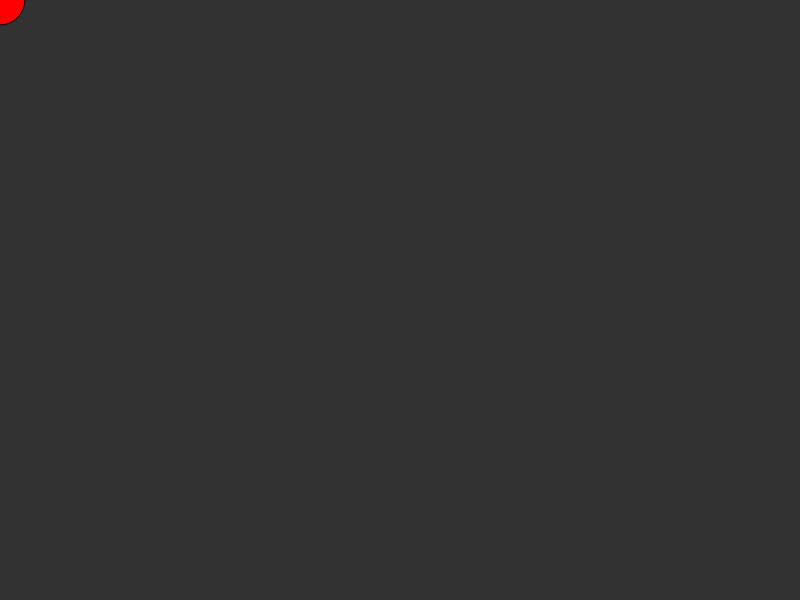
Frame 1 (no input)
Frame 60 (no input): identical to frame 1, image omitted
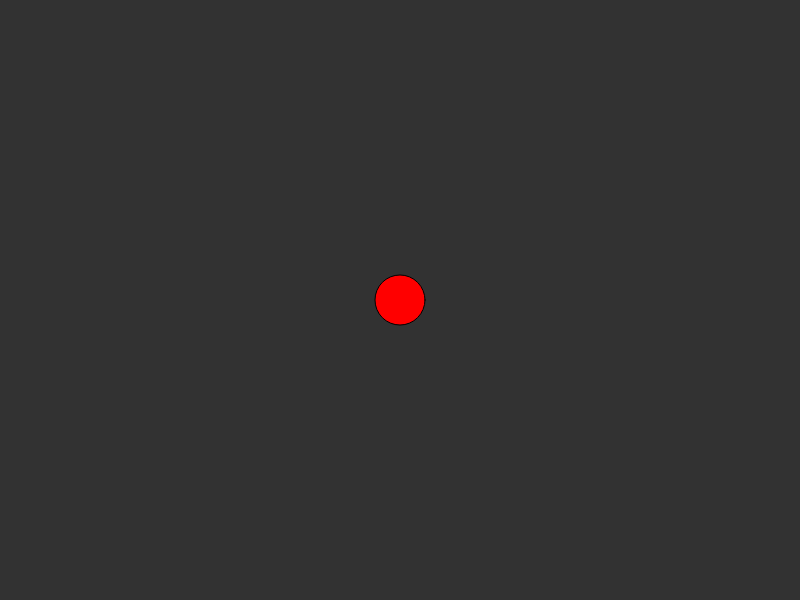
Frame 120 (the mouse pressed at the canvas centre since frame 60)

The p5.js sketch that drew these frames (run headless with seeded random() and noise() and a simulated clock; from frame 60 on, the mouse is pressed at the canvas centre):

// p5.js sketch
// ── sketch.js
function setup() {
    createCanvas(800, 600);
}

function draw() {
    background(50, 50, 50);
    fill(255, 0, 0);
    circle(mouseX, mouseY, 50);
}
